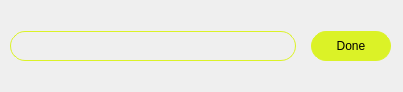
<?xml version="1.0" encoding="UTF-8"?>
<ui version="4.0">
 <class>PlayListPrompt</class>
 <widget class="QWidget" name="PlayListPrompt">
  <property name="geometry">
   <rect>
    <x>0</x>
    <y>0</y>
    <width>403</width>
    <height>92</height>
   </rect>
  </property>
  <property name="sizePolicy">
   <sizepolicy hsizetype="Expanding" vsizetype="Expanding">
    <horstretch>0</horstretch>
    <verstretch>0</verstretch>
   </sizepolicy>
  </property>
  <property name="windowTitle">
   <string>Form</string>
  </property>
  <property name="styleSheet">
   <string notr="true">PlayListPrompt {
    background: qlineargradient(
                    x1:0, y1:0, x2:1, y2:1, 
                    stop:0 #042940, 
                    stop:0.5 #00364a, 
                    stop:0.7 #004351, 
                    stop:1 #005054, 
                    stop:2 #005c53
                );
    border: 1px solid rgba(75, 0, 130, 50);
    border-radius: 10px;
}</string>
  </property>
  <widget class="QWidget" name="horizontalLayoutWidget">
   <property name="geometry">
    <rect>
     <x>10</x>
     <y>10</y>
     <width>381</width>
     <height>73</height>
    </rect>
   </property>
   <layout class="QHBoxLayout" name="horizontalLayout">
    <property name="spacing">
     <number>10</number>
    </property>
    <item>
     <widget class="QTextEdit" name="textEdit">
      <property name="sizePolicy">
       <sizepolicy hsizetype="Preferred" vsizetype="Fixed">
        <horstretch>0</horstretch>
        <verstretch>0</verstretch>
       </sizepolicy>
      </property>
      <property name="maximumSize">
       <size>
        <width>16777215</width>
        <height>30</height>
       </size>
      </property>
      <property name="styleSheet">
       <string notr="true">QTextEdit {
    background-color: transparent;
    color: rgb(219, 242, 39);
    border: 1px solid #DBF227;
    border-radius: 15px;
	margin-right:5px;
	padding-left:5px;
	padding-top:2px;
}</string>
      </property>
     </widget>
    </item>
    <item>
     <widget class="QPushButton" name="done">
      <property name="maximumSize">
       <size>
        <width>80</width>
        <height>30</height>
       </size>
      </property>
      <property name="styleSheet">
       <string notr="true">QPushButton{
	background-color:  #DBF227;;
	font: 10pt &quot;TT Norms Pro&quot;;
    color: black;
    border: 1px solid #DBF227;
    border-radius: 15px;
}</string>
      </property>
      <property name="text">
       <string>Done</string>
      </property>
     </widget>
    </item>
   </layout>
  </widget>
 </widget>
 <resources/>
 <connections/>
</ui>
